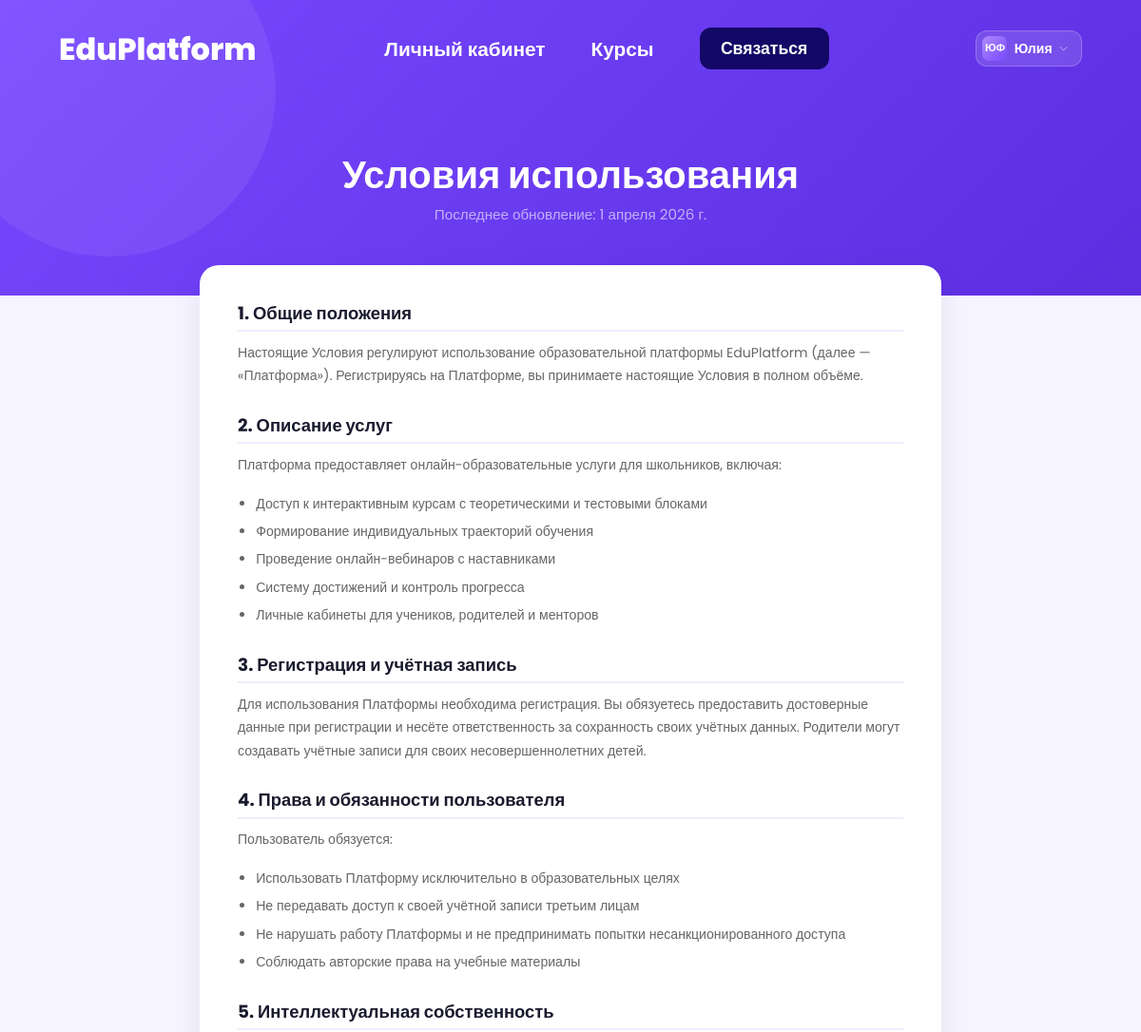
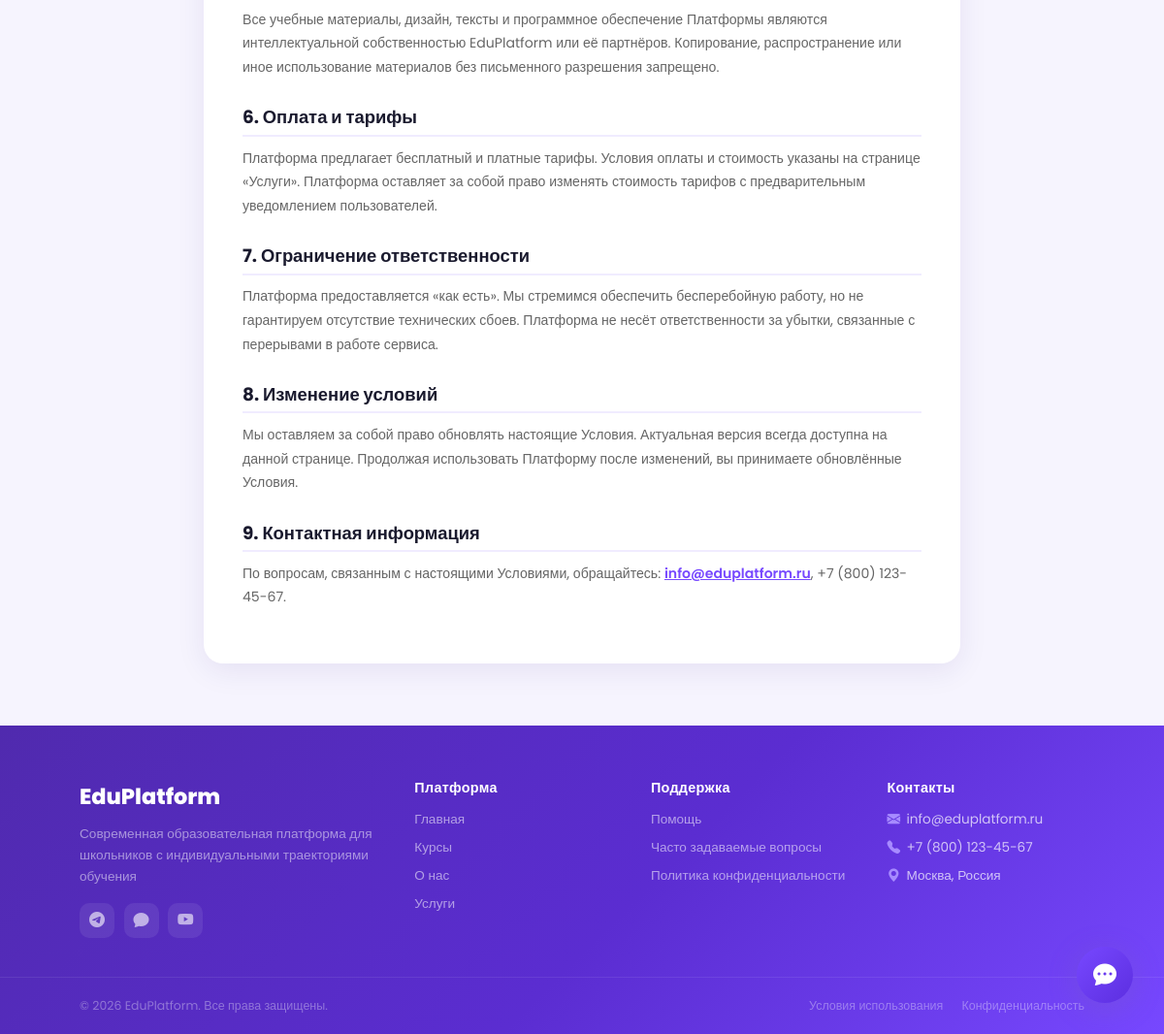
Screenshot of /terms/ (signed in) with the database file from the repository (2 pictures, top to bottom).
### apps/users/models.py (models this page shows, shortened)
class User(AbstractBaseUser, PermissionsMixin):
    class Role(models.TextChoices):
        STUDENT = "student", "Обучающийся"
        PARENT = "parent", "Родитель"
        MENTOR = "mentor", "Наставник"
        ADMIN = "admin", "Администратор"
    username = models.CharField(
        max_length=50,
        unique=True,
        verbose_name="Никнейм"
    )
    email = models.EmailField(
        unique=True,
        verbose_name="Email"
    )
    first_name = models.CharField(max_length=100, verbose_name="Имя")
    last_name = models.CharField(max_length=100, verbose_name="Фамилия")
    role = models.CharField(
        max_length=20,
        choices=Role.choices,
        verbose_name="Роль",
        null=True,
        blank=True,
    )
    phone = models.CharField(
        max_length=20,
        blank=True,
        verbose_name="Телефон"
    )
    avatar = models.ImageField(
        upload_to="avatars/",
        blank=True,
        null=True,
        verbose_name="Аватар"
    )
    is_active = models.BooleanField(default=True, verbose_name="Активен")
    is_staff = models.BooleanField(default=False, verbose_name="Доступ в админку")
    date_joined = models.DateTimeField(
        default=timezone.now,
        verbose_name="Дата регистрации"
    )
    USERNAME_FIELD = "username"
    REQUIRED_FIELDS = ["email", "first_name", "last_name"]
    objects = UserManager()
    def get_full_name(self):
        return f"{self.first_name} {self.last_name}"
    class Meta:
        verbose_name = "Пользователь"
        verbose_name_plural = "Пользователи"

### apps/users/views.py (the view)
# urls.py: path("terms/",    TermsView.as_view(),    name="terms"),
class TermsView(TemplateView):
    template_name = "pages/terms.html"

### templates/pages/terms.html (shortened to what this page needs)
{% extends "base_template.html" %}
{% block content %}
<section class="legal-hero">
  <h1>Условия использования</h1>
  <p>Последнее обновление: 1 апреля 2026 г.</p>
</section>
<div class="legal-wrap">
  <h2>1. Общие положения</h2>
  <p>Настоящие Условия регулируют использование образовательной платформы EduPlatform (далее — «Платформа»). Регистрируясь на Платформе, вы принимаете настоящие Условия в полном объёме.</p>
  <h2>2. Описание услуг</h2>
  <p>Платформа предоставляет онлайн-образовательные услуги для школьников, включая:</p>
  <ul>
    <li>Доступ к интерактивным курсам с теоретическими и тестовыми блоками</li>
    <li>Формирование индивидуальных траекторий обучения</li>
    <li>Проведение онлайн-вебинаров с наставниками</li>
    <li>Систему достижений и контроль прогресса</li>
    <li>Личные кабинеты для учеников, родителей и менторов</li>
  </ul>
  <h2>3. Регистрация и учётная запись</h2>
  <p>Для использования Платформы необходима регистрация. Вы обязуетесь предоставить достоверные данные при регистрации и несёте ответственность за сохранность своих учётных данных. Родители могут создавать учётные записи для своих несовершеннолетних детей.</p>
  <h2>4. Права и обязанности пользователя</h2>
  <p>Пользователь обязуется:</p>
  <ul>
    <li>Использовать Платформу исключительно в образовательных целях</li>
    <li>Не передавать доступ к своей учётной записи третьим лицам</li>
    <li>Не нарушать работу Платформы и не предпринимать попытки несанкционированного доступа</li>
    <li>Соблюдать авторские права на учебные материалы</li>
  </ul>
  <h2>5. Интеллектуальная собственность</h2>
  <p>Все учебные материалы, дизайн, тексты и программное обеспечение Платформы являются интеллектуальной собственностью EduPlatform или её партнёров. Копирование, распространение или иное использование материалов без письменного разрешения запрещено.</p>
  <h2>6. Оплата и тарифы</h2>
  <p>Платформа предлагает бесплатный и платные тарифы. Условия оплаты и стоимость указаны на странице «Услуги». Платформа оставляет за собой право изменять стоимость тарифов с предварительным уведомлением пользователей.</p>
  <h2>7. Ограничение ответственности</h2>
  <p>Платформа предоставляется «как есть». Мы стремимся обеспечить бесперебойную работу, но не гарантируем отсутствие технических сбоев. Платформа не несёт ответственности за убытки, связанные с перерывами в работе сервиса.</p>
  <h2>8. Изменение условий</h2>
  <p>Мы оставляем за собой право обновлять настоящие Условия. Актуальная версия всегда доступна на данной странице. Продолжая использовать Платформу после изменений, вы принимаете обновлённые Условия.</p>
  <h2>9. Контактная информация</h2>
  <p>По вопросам, связанным с настоящими Условиями, обращайтесь: <a href="mailto:info@eduplatform.ru" style="color:#7748FF;font-weight:600">info@eduplatform.ru</a>, +7 (800) 123-45-67.</p>
</div>
{% endblock %}

### templates/base_template.html (shortened to what this page needs)
{% load static %}
{% load l10n %}
<!DOCTYPE html>
<html lang="ru">
<head>
  <link rel="stylesheet" href="https://cdn.jsdelivr.net/npm/bootstrap-icons@1.10.5/font/bootstrap-icons.css">
  <link href="https://cdn.jsdelivr.net/npm/bootstrap@5.3.8/dist/css/bootstrap.min.css" rel="stylesheet">
</head>
<body>
<header class="site-header">
  <div class="container header-inner">
    <a href="{% if user.is_authenticated %}{% url 'home' %}{% else %}{% url 'home' %}{% endif %}" class="logo" style="text-decoration:none;color:#fff;font-weight: 800;">EduPlatform</a>
    <ul class="nav">
      {% if user.is_authenticated %}
        <li>
          <a href="{% if user.role == 'student' %}{% url 'student_dashboard' %}{% elif user.role == 'parent' %}{% url 'parent_dashboard' %}{% elif user.role == 'mentor' %}{% url 'mentor_dashboard' %}{% elif user.role == 'admin' %}{% url 'admin_dashboard' %}{% else %}{% url 'home' %}{% endif %}">Личный кабинет</a>
        </li>
        <li><a href="{% url 'all_courses' %}">Курсы</a></li>
      {% else %}
        <li><a href="{% url 'home' %}">Главная</a></li>
        <li><a href="{% url 'about' %}">О нас</a></li>
        <li><a href="{% url 'services' %}">Услуги</a></li>
        <li><a href="{% url 'all_courses' %}">Курсы</a></li>
      {% endif %}
        <li><a href="{% url 'home' %}#contact-form" class="contact-btn">Связаться</a></li>
    </ul>
    <div class="nav-auth">
      {% if user.is_authenticated %}
        <div class="account-wrap" id="acWrap">
          <button class="account-btn" onclick="toggleAcMenu(event)">
            <div class="account-ava">
              {% if user.avatar %}
                <img src="{{ user.avatar.url }}" alt="">
              {% else %}
                {{ user.first_name|slice:":1" }}{{ user.last_name|slice:":1" }}
              {% endif %}
            </div>
            {{ user.first_name }}
            <i class="bi bi-chevron-down" style="font-size:.6rem;opacity:.65"></i>
          </button>
        </div>
      {% else %}
        <a href="{% url 'login' %}" class="btn-login"><i class="bi bi-person"></i> Войти</a>
      {% endif %}
    </div>
  </div>
</header>
{% block content %}{% endblock %}
<footer class="site-footer">
  <div class="footer-top">
    <div class="container footer-grid">
      <div class="footer-brand">
        <a href="{% url 'home' %}" class="footer-logo">EduPlatform</a>
        <p class="footer-desc">Современная образовательная платформа для школьников с индивидуальными траекториями обучения</p>
        <div class="footer-socials">
          <a href="#" title="Telegram"><i class="bi bi-telegram"></i></a>
          <a href="#" title="VK"><i class="bi bi-chat-fill"></i></a>
          <a href="#" title="YouTube"><i class="bi bi-youtube"></i></a>
        </div>
      </div>
      <div class="footer-col">
        <h5>Платформа</h5>
        <ul>
          <li><a href="{% url 'home' %}">Главная</a></li>
          <li><a href="{% url 'all_courses' %}">Курсы</a></li>
          <li><a href="{% url 'about' %}">О нас</a></li>
          <li><a href="{% url 'services' %}">Услуги</a></li>
        </ul>
      </div>
      <div class="footer-col">
        <h5>Поддержка</h5>
        <ul>
          <li><a href="{% url 'help' %}">Помощь</a></li>
          <li><a href="{% url 'faq' %}">Часто задаваемые вопросы</a></li>
          <li><a href="{% url 'privacy' %}">Политика конфиденциальности</a></li>
        </ul>
      </div>
      <div class="footer-col">
        <h5>Контакты</h5>
        <ul>
          <li><i class="bi bi-envelope-fill" style="color:#a78bff;margin-right:.4rem"></i> info@eduplatform.ru</li>
          <li><i class="bi bi-telephone-fill" style="color:#a78bff;margin-right:.4rem"></i> +7 (800) 123-45-67</li>
          <li><i class="bi bi-geo-alt-fill" style="color:#a78bff;margin-right:.4rem"></i> Москва, Россия</li>
        </ul>
      </div>
    </div>
  </div>
  <div class="footer-bottom">
    <div class="container footer-bottom-inner">
      <span>© {% now 'Y' %} EduPlatform. Все права защищены.</span>
      <span class="footer-bottom-links">
        <a href="{% url 'terms' %}">Условия использования</a>
        <a href="{% url 'privacy' %}">Конфиденциальность</a>
      </span>
    </div>
  </div>
</footer>
<button class="chat-fab" onclick="toggleChat()" title="Чат поддержки" aria-label="Открыть чат">
  <i class="bi bi-chat-dots-fill"></i>
</button>
</body>
</html>

### templates/base_template.html (style rules this page uses)
body { margin:0; padding:0; font-family:'Poppins',sans-serif; color:#1a1a2e; line-height:1.6; }
.container { max-width:1140px; margin:0 auto; padding:0 2rem; }
.site-header { position:absolute; top:0; width:100%; z-index:50; padding:1.6rem 0; }
.header-inner { display:flex; align-items:center; justify-content:space-between; }
.logo { color:#fff; font-weight:800; font-size:2rem; }
.nav { display:flex; gap:3rem; list-style:none; margin:0; padding:0; align-items:center; }
.nav a { color:#fff; font-size:1.3rem; text-decoration:none; font-weight:600; }
.contact-btn { background:#130866; color:#fff !important; font-size:1.1rem !important; padding:.5rem 1.4rem; border-radius:12px; text-decoration:none; display:flex; align-items:center; transition:background .2s; }
.nav-auth { display:flex; align-items:center; gap:.75rem; margin-left:1.2rem; }
.account-wrap { position:relative; }
.account-btn { display:flex; align-items:center; gap:.45rem; background:rgba(255,255,255,.13); border:1px solid rgba(255,255,255,.22); border-radius:12px; padding:.32rem .85rem .32rem .42rem; cursor:pointer; color:#fff; font-size:.88rem; font-weight:600; font-family:'Poppins',sans-serif; transition:background .18s; white-space:nowrap; }
.account-ava { width:26px; height:26px; border-radius:7px; flex-shrink:0; background:linear-gradient(135deg,#b08aff,#7748FF); display:flex; align-items:center; justify-content:center; font-size:.7rem; font-weight:800; color:#fff; overflow:hidden; }
.site-footer { background: linear-gradient(135deg, #502aae 0%, #5b2dd1 55%, #7748FF 100%); color: rgba(255,255,255,.7); font-family: 'Poppins', sans-serif; }
.footer-top { padding: 3.5rem 0 2.5rem; }
.footer-grid { display: grid; grid-template-columns: 1.5fr 1fr 1fr 1fr; gap: 2.5rem; max-width: 1100px; margin: 0 auto; padding: 0 2rem; }
.footer-brand .footer-logo { font-size: 1.4rem; font-weight: 800; color: #fff; text-decoration: none; display: inline-block; margin-bottom: .6rem; }
.footer-desc { font-size: .85rem; line-height: 1.6; color: rgba(255,255,255,.5); margin-bottom: 1rem; }
.footer-socials { display: flex; gap: .6rem; }
.footer-socials a { width: 36px; height: 36px; border-radius: 10px; background: rgba(255,255,255,.08); display: flex; align-items: center; justify-content: center; color: rgba(255,255,255,.6); font-size: 1rem; text-decoration: none; transition: background .2s, color .2s; }
.footer-col h5 { font-size: .9rem; font-weight: 700; color: #fff; margin-bottom: .8rem; letter-spacing: .02em; }
.footer-col ul { list-style: none; padding: 0; margin: 0; }
.footer-col ul li { font-size: .85rem; margin-bottom: .45rem; display: flex; align-items: center; }
.footer-col ul li a { color: rgba(255,255,255,.55); text-decoration: none; transition: color .18s; }
.footer-bottom { border-top: 1px solid rgba(255,255,255,.08); padding: 1.2rem 0; }
.footer-bottom-inner { max-width: 1100px; margin: 0 auto; padding: 0 2rem; display: flex; justify-content: space-between; align-items: center; font-size: .78rem; color: rgba(255,255,255,.35); }
.footer-bottom-links { display: flex; gap: 1.2rem; }
.footer-bottom-links a { color: rgba(255,255,255,.35); text-decoration: none; transition: color .18s; }
.chat-fab { position: fixed; bottom: 2rem; right: 2rem; z-index: 9000; width: 58px; height: 58px; border-radius: 50%; background: linear-gradient(135deg, #7748FF, #5c2ee0); border: none; cursor: pointer; color: #fff; display: flex; align-items: center; justify-content: center; font-size: 1.5rem; box-shadow: 0 6px 28px rgba(119,72,255,.45); transition: transform .2s, box-shadow .2s; box-shadow: 0 6px 28px rgba(117, 86, 204, 0.45); }

### rows the page displays
User: first_name "Ю", last_name "Ф", first_name "Юлия"
